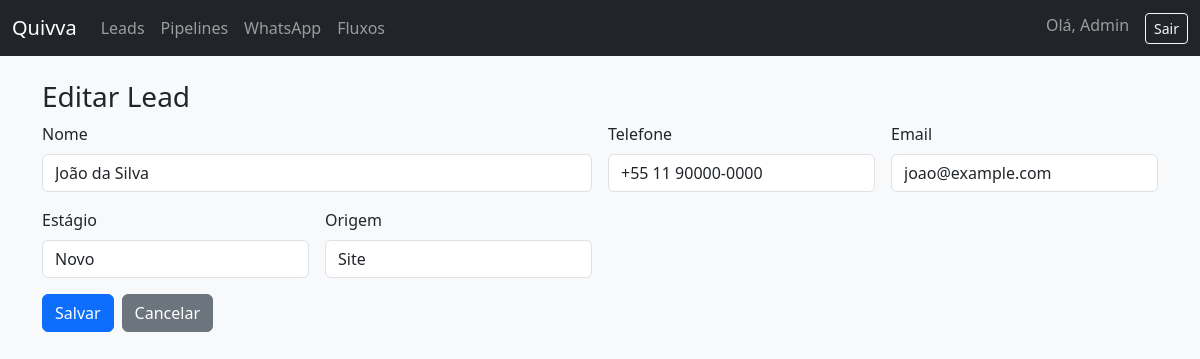
Screenshot of /leads/edit/1 (signed in) with the database file from the repository.
### tables this page shows
CREATE TABLE IF NOT EXISTS leads (
  id INT AUTO_INCREMENT PRIMARY KEY,
  company_id INT NOT NULL,
  user_id INT NULL,
  name VARCHAR(150) NOT NULL,
  phone VARCHAR(40),
  email VARCHAR(150),
  stage VARCHAR(60) DEFAULT 'Novo',
  source VARCHAR(60),
  created_at TIMESTAMP DEFAULT CURRENT_TIMESTAMP,
  FOREIGN KEY (company_id) REFERENCES companies(id) ON DELETE CASCADE,
  FOREIGN KEY (user_id) REFERENCES users(id) ON DELETE SET NULL
);

### app/core/Controller.php (called while the page is built, shortened)
<?php
class Controller
{
    protected function view(string $view, array $data = []): void
    {
        $viewFile = __DIR__ . '/../views/' . $view . '.php';
        extract($data, EXTR_SKIP);
        require __DIR__ . '/../views/partials/header.php';
        require $viewFile;
        require __DIR__ . '/../views/partials/footer.php';
    }
}

### app/controllers/LeadController.php (called while the page is built, shortened)
<?php
class LeadController extends Controller
{
    public function edit($id): void
    {
        $leadModel = new Lead();
        $lead = $leadModel->find($id);
        $this->view('leads/edit', ['lead' => $lead]);
    }
}

### app/core/App.php (called while the page is built, shortened)
<?php
class App
{
    public function run(): void
    {
        $uri = parse_url($_SERVER['REQUEST_URI'], PHP_URL_PATH) ?: '/';
        $uri = trim($uri, '/');
        $segments = explode('/', $uri);
        $method = $segments[1] ?? 'index';
        $params = array_slice($segments, 2);
        $controller = new $controllerClass();
        try {
            call_user_func_array([$controller, $method], $params);
        } catch (Exception $e) {
            http_response_code(500);
            echo 'Application error: ' . htmlspecialchars($e->getMessage());
        }
    }
}

### public/index.php (called while the page is built, shortened)
<?php
$app = new App();
$app->run();

### index.php (called while the page is built)
<?php
require __DIR__ . '/public/index.php';

### config/config.php (called while the page is built)
<?php
$env = getenv('APP_ENV') ?: getenv('QUIVVA_ENV') ?: 'development';
$isProd = in_array(strtolower($env), ['prod', 'production'], true);
$envVal = function (array $keys, $default = null) {
    foreach ($keys as $k) {
        $v = getenv($k);
        if ($v !== false && $v !== '') return $v;
    }
    return $default;
};
$db = [
    'host' => $envVal($isProd ? ['QUIVVA_DB_HOST_PROD', 'QUIVVA_DB_HOST'] : ['QUIVVA_DB_HOST_DEV', 'QUIVVA_DB_HOST'], $isProd ? '127.0.0.1' : '127.0.0.1'),
    'port' => $envVal($isProd ? ['QUIVVA_DB_PORT_PROD', 'QUIVVA_DB_PORT'] : ['QUIVVA_DB_PORT_DEV', 'QUIVVA_DB_PORT'], '3306'),
    'name' => $envVal($isProd ? ['QUIVVA_DB_NAME_PROD', 'QUIVVA_DB_NAME'] : ['QUIVVA_DB_NAME_DEV', 'QUIVVA_DB_NAME'], 'quivva'),
    'user' => $envVal($isProd ? ['QUIVVA_DB_USER_PROD', 'QUIVVA_DB_USER'] : ['QUIVVA_DB_USER_DEV', 'QUIVVA_DB_USER'], $isProd ? 'root' : 'root'),
    'pass' => $envVal($isProd ? ['QUIVVA_DB_PASS_PROD', 'QUIVVA_DB_PASS'] : ['QUIVVA_DB_PASS_DEV', 'QUIVVA_DB_PASS'], $isProd ? '' : ''),
    'charset' => 'utf8mb4',
];
$baseUrl = $envVal($isProd ? ['QUIVVA_BASE_URL_PROD', 'QUIVVA_BASE_URL'] : ['QUIVVA_BASE_URL_DEV', 'QUIVVA_BASE_URL'], '/');
return [
    'app_name' => 'Quivva',
    'env' => $isProd ? 'production' : 'development',
    'base_url' => $baseUrl,
    'db' => $db,
    'security' => [
        'csrf_key' => $envVal(['QUIVVA_CSRF_KEY'], 'change_this_csrf_key'),
    ],
];

### app/core/Database.php (called while the page is built, shortened)
<?php
class Database
{
    private static ?PDO $instance = null;
    public static function getInstance(): PDO
    {
        if (self::$instance === null) {
            $config = require __DIR__ . '/../../config/config.php';
            $db = $config['db'];
            $dsn = sprintf('mysql:host=%s;port=%s;dbname=%s;charset=%s', $db['host'], $db['port'], $db['name'], $db['charset']);
            $options = [
                PDO::ATTR_ERRMODE => PDO::ERRMODE_EXCEPTION,
                PDO::ATTR_DEFAULT_FETCH_MODE => PDO::FETCH_ASSOC,
                PDO::ATTR_EMULATE_PREPARES => false,
            ];
            try {
                self::$instance = new PDO($dsn, $db['user'], $db['pass'], $options);
            } catch (PDOException $e) {
                die('Database connection failed: ' . $e->getMessage());
            }
        }
        return self::$instance;
    }
}

### app/core/Model.php (called while the page is built, shortened)
<?php
abstract class Model
{
    protected PDO $db;
    protected string $table;
    protected string $primaryKey = 'id';
    public function __construct()
    {
        $this->db = Database::getInstance();
    }
    public function find($id): ?array
    {
        $stmt = $this->db->prepare("SELECT * FROM {$this->table} WHERE {$this->primaryKey} = :id LIMIT 1");
        $stmt->execute(['id' => $id]);
        $row = $stmt->fetch();
        return $row ?: null;
    }
}

### app/views/leads/edit.php (the view, shortened to what this page needs)
<h3>Editar Lead</h3>
<form method="post" action="/leads/update/<?= (int)$lead['id'] ?>">
  <div class="row g-3">
    <div class="col-md-6">
      <label class="form-label">Nome</label>
      <input class="form-control" type="text" name="name" value="<?= htmlspecialchars($lead['name']) ?>" required>
    </div>
    <div class="col-md-3">
      <label class="form-label">Telefone</label>
      <input class="form-control" type="text" name="phone" value="<?= htmlspecialchars($lead['phone'] ?? '') ?>">
    </div>
    <div class="col-md-3">
      <label class="form-label">Email</label>
      <input class="form-control" type="email" name="email" value="<?= htmlspecialchars($lead['email'] ?? '') ?>">
    </div>
    <div class="col-md-3">
      <label class="form-label">Estágio</label>
      <input class="form-control" type="text" name="stage" value="<?= htmlspecialchars($lead['stage'] ?? '') ?>">
    </div>
    <div class="col-md-3">
      <label class="form-label">Origem</label>
      <input class="form-control" type="text" name="source" value="<?= htmlspecialchars($lead['source'] ?? '') ?>">
    </div>
  </div>
  <div class="mt-3 d-flex gap-2">
    <button class="btn btn-primary" type="submit">Salvar</button>
    <a class="btn btn-secondary" href="/leads/index">Cancelar</a>
  </div>
</form>

### public/assets/css/app.css (style rules this page uses)
body { background-color: #f8f9fa; }

### rows the page displays
leads: name "João da Silva", phone "+55 11 90000-0000", email "joao@example.com", stage "Novo", source "Site"

### other values shown
$u['name'] "Admin"
